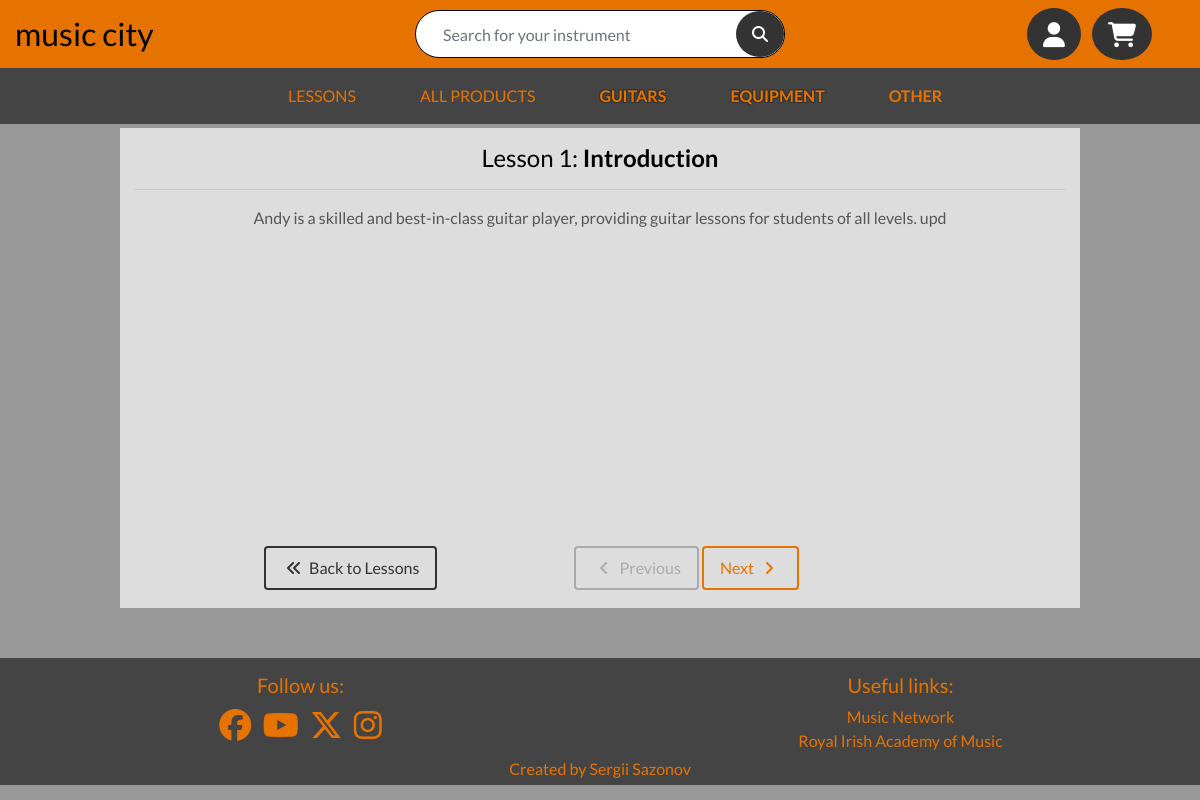
The page /lessons/lesson/11 on the database its author committed.
### lessons/models.py (models this page shows, shortened)
class Lesson(models.Model):
    name = models.CharField(max_length=50)
    playlist = models.ForeignKey('Playlist', null=True,
                                 blank=True, on_delete=models.SET_NULL)
    number = models.IntegerField()
    cover_image = CloudinaryField('image', null=True, blank=True)
    img_url = models.URLField(max_length=1024, null=True, blank=True)
    text = models.TextField(null=True, blank=True)
    video_url = models.URLField(max_length=1024, null=True, blank=True)

### lessons/views.py (the view)
# urls.py: path('lesson/<lesson_id>',
def lesson(request, lesson_id):
    current_lesson = Lesson.objects.get(pk=lesson_id)
    all_lessons = Lesson.objects.filter(playlist=current_lesson.playlist)
    all_lessons = all_lessons.order_by('number')
    all_lessons_list = list(all_lessons)
    current_index = all_lessons_list.index(current_lesson)
    previous_lesson = None
    next_lesson = None
    btn_previous = False
    btn_next = False
    if current_index > 0:
        previous_lesson = all_lessons_list[current_index - 1].id
        btn_previous = True
    if current_index < len(all_lessons_list) - 1:
        next_lesson = all_lessons_list[current_index + 1].id
        btn_next = True
    if current_lesson.video_url:
        video_id = str(current_lesson.video_url.split("/")[:-1])
        video_id = str(video_id.split("?")[0])
    else:
        video_id = None
    context = {
        'lesson': current_lesson,
        'video_id': video_id,
        'btn_next': btn_next,
        'btn_previous': btn_previous,
        'next_lesson': next_lesson,
        'previous_lesson': previous_lesson,
    }
    return render(request, 'lessons/lesson.html', context)

### bag/contexts.py (called while the page is built, shortened)
def bag_contents(request):
    bag_items = []
    total = 0
    product_count = 0
    bag = request.session.get('bag', {})
    if total < settings.FREE_DELIVERY_THRESHOLD:
        delivery = total * Decimal(settings.STANDARD_DELIVERY_PERCENTAGE)/100
        free_delivery_delta = settings.FREE_DELIVERY_THRESHOLD - total
    else:
        delivery = 0
        free_delivery_delta = 0
    grand_total = total + delivery
    context = {
        'bag_items': bag_items,
        'total': total,
        'product_count': product_count,
        'delivery': delivery,
        'free_delivery_delta': free_delivery_delta,
        'free_delivery_threshold': settings.FREE_DELIVERY_THRESHOLD,
        'grand_total': grand_total,
    }
    return context

### lessons/templates/lessons/lesson.html (shortened to what this page needs)
{% extends "base.html" %}
{% load static %}
{% block page_header %}
    <div class="header-container">
    </div>
{% endblock %}
{% block content %}
    <div class="container container-lesson container-fluid w-70 m-auto light-bg text-center position-relative">
        <h4 class="text-black pt-3">Lesson {{lesson.number}}: <strong>{{ lesson.name }}</strong></h4>
        <hr>
        {% if lesson.text %}
            <p>{{ lesson.text }}</p>
        {% endif %}
        <div class="row">
            <div class="container container-fluid lesson-buttons light-bg rounded p-2 px-5">
                <div class="float-left">
                    <a href="{% url 'lessons' %}" class="btn btn-back btn-responsive">
                        <span class="icon">
                              <i class="fa-solid fa-angles-left"></i>
                        </span>
                        <span>
                            Back to Lessons
                        </span>
                    </a>
                </div>
                <div class="text-center">
                    <a href="{% url 'lesson' previous_lesson %}"
                       class="btn {% if btn_previous %}btn-main{% else %}btn-inactive{% endif %} btn-responsive"
                       {% if not btn_previous %} onclick="return false;" {% endif %}>
                        <span class="icon">
                            <i class="fa-solid fa-angle-left"></i>
                        </span>
                        <span>
                            Previous
                        </span>
                    </a>
                    <a href="{% url 'lesson' next_lesson %}"
                       class="btn {% if btn_next %}btn-main{% else %}btn-inactive{% endif %} btn-responsive"
                       {% if not btn_next %} onclick="return false;" {% endif %}>
                        <span>
                            Next
                        </span>
                        <span class="icon">
                            <i class="fa-solid fa-angle-right"></i>
                        </span>
                    </a>
                </div>
            </div>
        </div>
    </div>
{% endblock %}

### static/css/base.css (style rules this page uses)
html { height: 100%; }
body { color: #555; background-color: #999; font-family: 'Lato'; }
.icon { align-items: center; display: inline-flex; justify-content: center; height: 1.5rem; width: 1.5rem; }
.light-bg { background-color: #ddd; }
.text-black { color: #000 !important; }
.header-container { padding-top: 5rem; }
.container-lesson { height: 20rem; width: auto; }
.lesson-buttons { position: absolute; bottom: 10px; left: 0; right: 0; }
.btn-main { color: #e67300 !important; background-color: initial; border: 2px solid #e67300; }
.btn-responsive { min-width: 3rem; font-size: 70%; padding: 0 5px; }
.btn-back { background-color: initial; color: #333 !important; border: 2px solid #333; }
.btn-inactive { background-color: initial; color: #aaa; border: 2px solid #aaa; cursor: default; }
@media (min-width: 1200px) { .container { max-width: 80%; } }
@media (min-width: 992px) { .btn-responsive { min-width: 6rem; font-size: 100%; padding: .5rem 1rem; } }
@media (min-width: 992px) { .header-container { padding-top: 8rem; } }
@media (min-width: 992px) { .container-lesson { height: 30rem; width: auto; } }

### rows shown on the page
Lesson: number "1", name "Introduction", text "Andy is a skilled and best-in-class guitar player, providing guitar lessons for students of all levels. upd"
